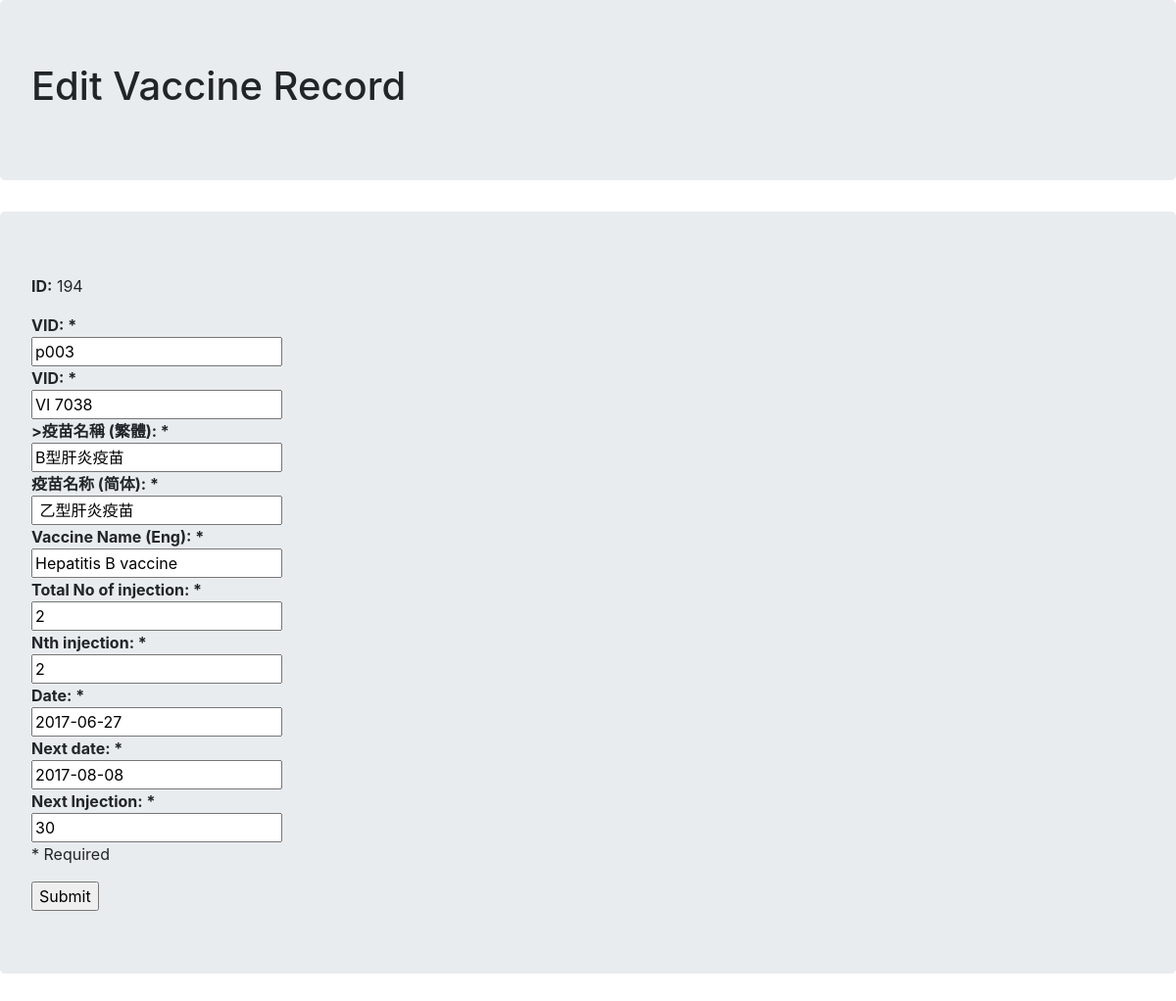
Page /editdisplaypatient.php?id=194 on the committed database.
### tables this page shows
CREATE TABLE `patientvaccinedetail` (
  `id` int(100) NOT NULL,
  `patientid` varchar(100) NOT NULL,
  `vaccineid` varchar(100) NOT NULL,
  `vaccinename1` varchar(100) NOT NULL,
  `vaccinename2` varchar(100) NOT NULL,
  `vaccinename3` varchar(100) NOT NULL,
  `totalnoofinjection` varchar(100) NOT NULL,
  `nthinjection` varchar(100) NOT NULL,
  `date` varchar(100) NOT NULL,
  `nextdate` varchar(100) NOT NULL,
  `skip` varchar(100) NOT NULL,
  `language` varchar(100) NOT NULL,
  `traditionalmessage` varchar(100) NOT NULL,
  `simplifiedmessage` varchar(100) NOT NULL,
  `engmessage` varchar(100) NOT NULL,
  `status` varchar(100) DEFAULT NULL,
  `nurse` varchar(50) DEFAULT NULL
);

### editdisplaypatient.php (the view, shortened to what this page needs)
<?php
function renderForm($id, $patientid, $vaccineid,$vaccinename1,$vaccinename2,$vaccinename3,$totalnoofinjection, $nthinjection,$date,$nextdate,$skip, $error){
 ?>
  <!DOCTYPE HTML PUBLIC "-//W3C//DTD HTML 4.01//EN" "http://www.w3.org/TR/html4/strict.dtd">
      <html>
        <head><title>Edit displaytype</title></head>
                <body>
                  <div class="jumbotron">
                    <h1 display-3>Edit Vaccine Record</h1></div>
                      <div class="jumbotron">
                               <form action="" method="post">
                              <div>
                             <p><strong>ID:</strong> <?php echo $id; ?></p>
							  <strong>VID: *</strong> <br><input type="text" name="patientid" value="<?php echo $patientid; ?>"/><br/>
                            <strong>VID: *</strong> <br><input type="text" name="vaccineid" value="<?php echo $vaccineid; ?>"/><br/>
                          <strong>>疫苗名稱 (繁體): *</strong> <br><input type="text" name="vaccinename1" value="<?php echo $vaccinename1; ?>"/><br/>
                          <strong>疫苗名称 (简体): *</strong> <br><input type="text" name="vaccinename2" value="<?php echo $vaccinename2; ?>"/><br/>
                          <strong>Vaccine Name (Eng): *</strong> <br><input type="text" name="vaccinename3" value="<?php echo $vaccinename3; ?>"/><br/>
                         <strong>Total No of injection: *</strong> <br> <input type="text" name="totalnoofinjection" value="<?php echo $totalnoofinjection; ?>"/><br/>
                        <strong>Nth injection: *</strong> <br><input type="text" name="nthinjection" value="<?php echo $nthinjection; ?>"/><br/>
                        <strong> Date: *</strong> <br><input type="text" name="date" value="<?php echo $date ; ?>"/><br/>
                        <strong> Next date: *</strong> <br><input type="text" name="nextdate" value="<?php echo $nextdate ; ?>"/><br/>
                      <strong> Next Injection: *</strong> <br><input type="text" name="skip" value="<?php echo $skip ; ?>"/><br/>
                     <p>* Required</p>
                    <input type="submit" name="submit" value="Submit">
                    </div>
                  </form>
              <link rel="stylesheet" href="https://maxcdn.bootstrapcdn.com/bootstrap/4.0.0-alpha.6/css/bootstrap.min.css">
               </div>
</body>
</html>
<?php
}
if (isset($_POST['submit'])){
if (is_numeric($_POST['id'])){
$id = $_POST['id'];
$patientid = mysql_real_escape_string(htmlspecialchars($_POST['patientid']));
$vaccineid = mysql_real_escape_string(htmlspecialchars($_POST['vaccineid']));
$vaccinename1 = mysql_real_escape_string(htmlspecialchars($_POST['vaccinename1']));
$vaccinename2 = mysql_real_escape_string(htmlspecialchars($_POST['vaccinename2']));
$vaccinename3 = mysql_real_escape_string(htmlspecialchars($_POST['vaccinename3']));
$totalnoofinjection = mysql_real_escape_string(htmlspecialchars($_POST['totalnoofinjection']));
$nthinjection = mysql_real_escape_string(htmlspecialchars($_POST['nthinjection']));
$date = mysql_real_escape_string(htmlspecialchars($_POST['date']));
$nextdate = mysql_real_escape_string(htmlspecialchars($_POST['nextdate']));
$skip = mysql_real_escape_string(htmlspecialchars($_POST['skip']));
if ($vaccineid == '' || $nthinjection == ''|| $skip == ''){
$error = 'ERROR: Please fill in all required fields!';
renderForm($id,$patientid, $vaccineid ,$vaccinename1,$vaccinename2,$vaccinename3,$totalnoofinjection, $nthinjection,$date,$nextdate,$skip, $error);
}
else{
$sql2 = "UPDATE patientvaccinedetail SET patientid='$patientid', vaccineid='$vaccineid',vaccinename1= '$vaccinename1',vaccinename2= '$vaccinename2',vaccinename3= '$vaccinename3', totalnoofinjection='$totalnoofinjection', nthinjection='$nthinjection',date='$date',nextdate='$nextdate',skip='$skip' WHERE id='$id'";
mysql_query($sql2) or die(mysql_error());
header("Location: start.php");
}
}
else
{
echo 'Error!';
}
}
else
{
if (isset($_GET['id']) && is_numeric($_GET['id']) && $_GET['id'] > 0)
{
$id = $_GET['id'];
$result = mysql_query("SELECT * FROM patientvaccinedetail
WHERE id=$id")or die(mysql_error());
$row = mysql_fetch_array($result);
if($row){
$patientid= $row['patientid'];
$vaccineid = $row['vaccineid'];
$vaccinename1 = $row['vaccinename1'];
$vaccinename2 = $row['vaccinename2'];
$vaccinename3 = $row['vaccinename3'];
$totalnoofinjection = $row['totalnoofinjection'];
$nthinjection = $row['nthinjection'];
$date = $row['date'];
$nextdate = $row['nextdate'];
$skip = $row['skip'];
renderForm($id, $patientid, $vaccineid,$vaccinename1,$vaccinename2,$vaccinename3,$totalnoofinjection, $nthinjection,$date,$nextdate,$skip, '');
}
else{
echo "No results!";
}
}
else{
echo 'Error!';
}
}
?>

### rows in the picture
patientvaccinedetail: patientid "p003", vaccineid "VI 7038", vaccinename1 "B型肝炎疫苗", vaccinename2 "乙型肝炎疫苗", vaccinename3 "Hepatitis B vaccine", totalnoofinjection "2", nthinjection "2", date "2017-06-27", nextdate "2017-08-08", skip "30"

### other values in the picture
$id "194"
